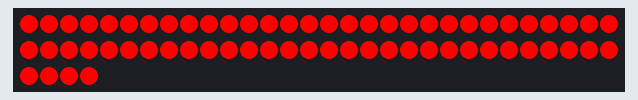
Recording of a sketch running on a simulated Arduino Uno, built with avr-gcc and run on an emulated ATmega328P. On the bench: 64 RGB LEDs in strip order, left to right, continuing on the next row.

Above: at 0.1 s.
At 1.1 s:
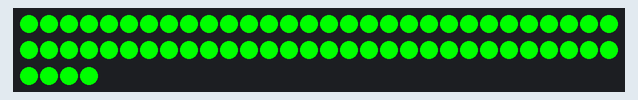
At 2.1 s:
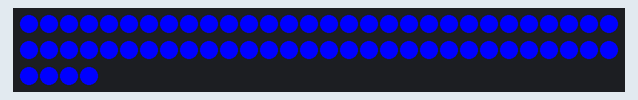
At 3.1 s:
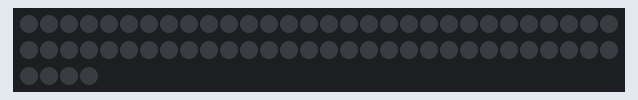

Measured:
- by itself, everything shown: repeats every 4.0 s, in 4 steps
- what the display in image 1 shows lasts 1.0 s, from 1.0 s to 2.0 s

The sketch:

CodigoPruebaMatrizLEDs.ino
```cpp
#include <Adafruit_NeoPixel.h>

#define PIN 6         // Pin de datos IN conectado a Arduino
#define NUMPIXELS 64  // Total de LEDs (8x8)

Adafruit_NeoPixel matriz(NUMPIXELS, PIN, NEO_GRB + NEO_KHZ800);

void setup() {
  matriz.begin();
  matriz.show();  // Apaga todos los LEDs
}

void loop() {
  // Fase 1: encender todos en rojo
  for (int i = 0; i < NUMPIXELS; i++) {
    matriz.setPixelColor(i, matriz.Color(255, 0, 0)); // Rojo
  }
  matriz.show();
  delay(1000);

  // Fase 2: cambiar a verde
  for (int i = 0; i < NUMPIXELS; i++) {
    matriz.setPixelColor(i, matriz.Color(0, 255, 0)); // Verde
  }
  matriz.show();
  delay(1000);

  // Fase 3: cambiar a azul
  for (int i = 0; i < NUMPIXELS; i++) {
    matriz.setPixelColor(i, matriz.Color(0, 0, 255)); // Azul
  }
  matriz.show();
  delay(1000);

  // Fase 4: apagar todos
  for (int i = 0; i < NUMPIXELS; i++) {
    matriz.setPixelColor(i, 0); // Apagar
  }
  matriz.show();
  delay(1000);
}
```
